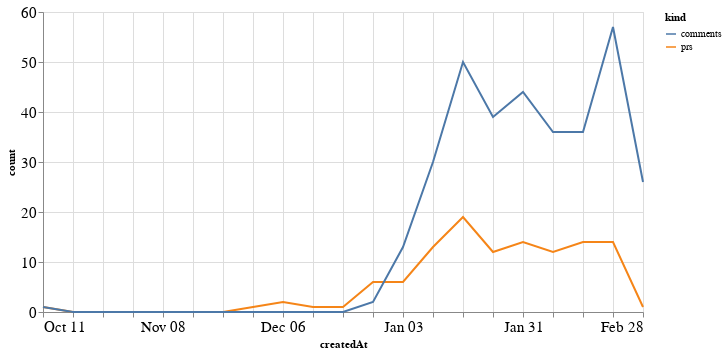

Notebook source saved alongside this figure:
### Code cell
alt.Chart(total_time, width=600).mark_line().encode(
    x='createdAt',
    y='count',
    color='kind'
)

### Figure 1 — Vega-Lite specification as saved in the notebook (floating-point values rounded to 4 significant figures)
{"config": {"axisLeft": {"labelFontSize": 15}, "axisBottom": {"labelFontSize": 15}}, "data": {"name": "data-02913776c38c514e81f24eb5a7947b25"}, "mark": "line", "encoding": {"color": {"type": "nominal", "field": "kind"}, "x": {"type": "temporal", "field": "createdAt"}, "y": {"type": "quantitative", "field": "count"}}, "width": 600, "$schema": "https://vega.github.io/schema/vega-lite/v4.8.1.json", "datasets": {"data-02913776c38c514e81f24eb5a7947b25": [{"createdAt": "2020-10-11T00:00:00", "kind": "prs", "count": 1}, {"createdAt": "2020-10-18T00:00:00", "kind": "prs", "count": 0}, {"createdAt": "2020-10-25T00:00:00", "kind": "prs", "count": 0}, {"createdAt": "2020-11-01T00:00:00", "kind": "prs", "count": 0}, {"createdAt": "2020-11-08T00:00:00", "kind": "prs", "count": 0}, {"createdAt": "2020-11-15T00:00:00", "kind": "prs", "count": 0}, {"createdAt": "2020-11-22T00:00:00", "kind": "prs", "count": 0}, {"createdAt": "2020-11-29T00:00:00", "kind": "prs", "count": 1}, {"createdAt": "2020-12-06T00:00:00", "kind": "prs", "count": 2}, {"createdAt": "2020-12-13T00:00:00", "kind": "prs", "count": 1}, {"createdAt": "2020-12-20T00:00:00", "kind": "prs", "count": 1}, {"createdAt": "2020-12-27T00:00:00", "kind": "prs", "count": 6}, {"createdAt": "2021-01-03T00:00:00", "kind": "prs", "count": 6}, {"createdAt": "2021-01-10T00:00:00", "kind": "prs", "count": 13}, {"createdAt": "2021-01-17T00:00:00", "kind": "prs", "count": 19}, {"createdAt": "2021-01-24T00:00:00", "kind": "prs", "count": 12}, {"createdAt": "2021-01-31T00:00:00", "kind": "prs", "count": 14}, {"createdAt": "2021-02-07T00:00:00", "kind": "prs", "count": 12}, {"createdAt": "2021-02-14T00:00:00", "kind": "prs", "count": 14}, {"createdAt": "2021-02-21T00:00:00", "kind": "prs", "count": 14}, {"createdAt": "2021-02-28T00:00:00", "kind": "prs", "count": 1}, {"createdAt": "2020-10-11T00:00:00", "kind": "comments", "count": 1}, {"createdAt": "2020-10-18T00:00:00", "kind": "comments", "count": 0}, {"createdAt": "2020-10-25T00:00:00", "kind": "comments", "count": 0}, {"createdAt": "2020-11-01T00:00:00", "kind": "comments", "count": 0}, {"createdAt": "2020-11-08T00:00:00", "kind": "comments", "count": 0}, {"createdAt": "2020-11-15T00:00:00", "kind": "comments", "count": 0}, {"createdAt": "2020-11-22T00:00:00", "kind": "comments", "count": 0}, {"createdAt": "2020-11-29T00:00:00", "kind": "comments", "count": 0}, {"createdAt": "2020-12-06T00:00:00", "kind": "comments", "count": 0}, {"createdAt": "2020-12-13T00:00:00", "kind": "comments", "count": 0}, {"createdAt": "2020-12-20T00:00:00", "kind": "comments", "count": 0}, {"createdAt": "2020-12-27T00:00:00", "kind": "comments", "count": 2}, {"createdAt": "2021-01-03T00:00:00", "kind": "comments", "count": 13}, {"createdAt": "2021-01-10T00:00:00", "kind": "comments", "count": 30}, {"createdAt": "2021-01-17T00:00:00", "kind": "comments", "count": 50}, {"createdAt": "2021-01-24T00:00:00", "kind": "comments", "count": 39}, {"createdAt": "2021-01-31T00:00:00", "kind": "comments", "count": 44}, {"createdAt": "2021-02-07T00:00:00", "kind": "comments", "count": 36}, {"createdAt": "2021-02-14T00:00:00", "kind": "comments", "count": 36}, {"createdAt": "2021-02-21T00:00:00", "kind": "comments", "count": 57}, {"createdAt": "2021-02-28T00:00:00", "kind": "comments", "count": 26}]}}
